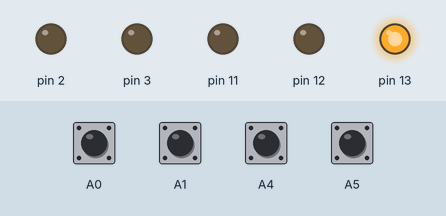
Recording of a sketch running on a simulated Arduino Uno, built with avr-gcc and run on an emulated ATmega328P. Parts: output pins drawn as LEDs (lit = HIGH). Dashed ring = blinking. The inputs (shaded band) are chosen by the test bench; at power-on: A0, A1, A4, A5 HIGH.

Above: at 0.05 s.
At 1.2 s:
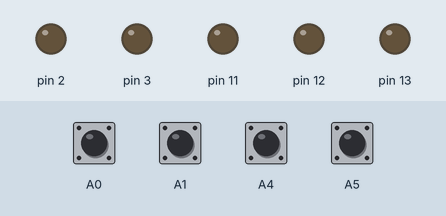
1.3 s: A0 pulled LOW for 1 s
At 2.35 s:
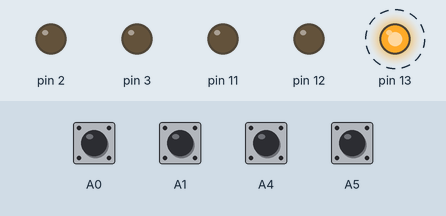
Timing chart, 0 to 4.3 s (numbered marks = the images above; inputs shaded):
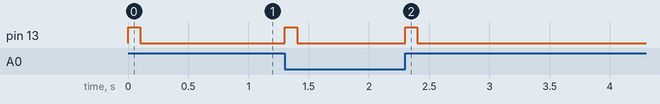

Measured:
- after the input at 1.3 s, pin 13: alternates HIGH for 0.10 s and LOW for 0.90 s, 4 changes in all, then stays LOW, starting at once

The sketch:

dual_rotary_decoder.ino
```cpp
#include "decoder_foo.h"
#include "decoder_bar.h"

blinker_t state_change_blinker;

ab_reader_t foo_input;
rotation_pulser_t foo_output;
decoder_foo_t foo_decoder;

ab_reader_t bar_input;
rotation_pulser_t bar_output;
decoder_bar_t bar_decoder;

void setup() {
  state_change_blinker.setup(13, 100, 100); // LED is connected to pin 13. Blink for 100ms on state change.

  foo_input.setup(A0, A1); // Inputs connected to A0 & A1.
  foo_output.setup(11, 12, 50, 100); // Output connected to pins 11 & 12. Sends pulses of 50ms, with minimum 100ms between each pulse.
  foo_decoder.setup(foo_input, foo_output, state_change_blinker);

  bar_input.setup(A4, A5); // Inputs connected to A4 & A5.
  bar_output.setup(2, 3, 50, 100); // Output connected to pins 2 & 3. Sends pulses of 50ms, with minimum 100ms between each pulse.
  bar_decoder.setup(bar_input, bar_output, state_change_blinker);
}

void loop() {
  state_change_blinker.update();
  foo_decoder.update();
  bar_decoder.update();
}
```

ab_reader.h
```cpp
#pragma once
#include "debouncer.h"

static const unsigned SIGNAL_0 = 0;
static const unsigned SIGNAL_A = 1;
static const unsigned SIGNAL_B = 2;
static const unsigned SIGNAL_AB = SIGNAL_A | SIGNAL_B;
static const unsigned SIGNAL_RESET = 5;

class ab_reader_t {
private:
  debouncer_t debouncer;
  unsigned pin_a;
  unsigned pin_b;

  unsigned read_raw() {
    unsigned ret = SIGNAL_0;
    if (digitalRead(this->pin_a)) {
      ret |= SIGNAL_A;
    }
    if (digitalRead(this->pin_b)) {
      ret |= SIGNAL_B;
    }
    return ret;
  }

public:
  void setup(unsigned pin_a, unsigned pin_b) {
    this->pin_a = pin_a;
    this->pin_b = pin_b;
    pinMode(this->pin_a, INPUT_PULLUP);
    pinMode(this->pin_b, INPUT_PULLUP);
    this->debouncer.setup(SIGNAL_RESET, 1);
  }

  unsigned read() {
    unsigned raw_signal = this->read_raw();
    return this->debouncer.update(raw_signal);
  }
};
```

blinker.h
```cpp
#pragma once

class blinker_t {
private:
  unsigned pin;
  unsigned long pulse_width;
  unsigned long pause_width;

  enum {
    STATE_OFF,
    STATE_PULSE,
    STATE_PAUSE,
  } state;
  unsigned long state_from;
public:
  void setup(unsigned pin, unsigned long pulse_width, unsigned pause_width) {
    this->pin = pin;
    this->pulse_width = pulse_width;
    this->pause_width = pause_width;
    this->state = STATE_OFF;
    pinMode(this->pin, OUTPUT);
    digitalWrite(this->pin, 0);
  }

  void blink() {
    if (this->state != STATE_OFF) {
      // We are not ready to send another pulse -- still working on the previous.
      return;
    }
    this->state = STATE_PULSE;
    digitalWrite(this->pin, 1);
    this->state_from = millis();
  }

  void update() {
    unsigned long state_duration = millis() - this->state_from;
    if (this->state == STATE_PULSE && state_duration > this->pulse_width) {
      this->state = STATE_PAUSE;
      this->state_from = millis();
      digitalWrite(this->pin, 0);
    } else if (this->state == STATE_PAUSE && state_duration > this->pause_width) {
      this->state = STATE_OFF;
    }
  }
};
```

debouncer.h
```cpp
#pragma once

class debouncer_t {
private:
  unsigned next_signal;
  unsigned current_signal;
  unsigned long stable_since;
  unsigned long debounce_time;
public:
  void setup(unsigned init_signal, unsigned long debounce_time) {
    this->debounce_time = debounce_time;
    this->next_signal = this->current_signal = init_signal;
    this->stable_since = millis();
  }

  unsigned update(unsigned raw_signal) {
    unsigned long current_time = millis();
    if (raw_signal != this->next_signal) {
      // Signal has changed
      this->next_signal = raw_signal;
      this->stable_since = current_time;
    } else if (current_time - this->stable_since > debounce_time) {
      // Signal has been stable for the required period
      // Update the output signal.
      this->current_signal = this->next_signal;
      this->stable_since = current_time; // Reseting the stable timer ensures that we never overflow it.
    }
    return this->current_signal;
  }
};
```

decoder_bar.h
```cpp
#pragma once
#include "ab_reader.h"
#include "blinker.h"
#include "rotation_pulser.h"

/* This is a decoder for a rotary encoder that alternates between two states when it is rotated.
 * In order to determine the direction we look at which signal changes first. On clockwise rotation
 * signal "A" changes first:
 *
 *         ----------
 *  A      |        |
 *     -----        -------
 *
 *           ----------
 *  B        |        |
 *     -------        |----
 *
 * Signal:
 *      0   A  AB    B  0
 */
class decoder_bar_t {
private:
  ab_reader_t *reader;
  rotation_pulser_t *pulser;
  blinker_t *state_change_blinker;

  enum decoder_state_t {
    RESET,
    X,
    X_CLOCKWISE,
    X_COUNTERCLOCKWISE,
    Y,
    Y_CLOCKWISE,
    Y_COUNTERCLOCKWISE,
  } current_state;

public:
  void setup(ab_reader_t &reader, rotation_pulser_t &pulser, blinker_t &state_change_blinker) {
    this->reader = &reader;
    this->pulser = &pulser;
    this->state_change_blinker = &state_change_blinker;
    this->current_state = RESET;
  }
  void update() {
    this->pulser->update();
    unsigned new_signal = this->reader->read();
    decoder_state_t prev_state = this->current_state;
    switch (this->current_state) {
      case RESET:
        // State at reset. We don't know what position the encoder is in, so wait for a stable signal from it.
        if (new_signal == SIGNAL_0) {
          this->current_state = X;
        } else if (new_signal == SIGNAL_AB) {
          this->current_state = Y;
        }
        break;
      case X:
        if (new_signal == SIGNAL_A) {
          this->current_state = X_CLOCKWISE;
        } else if (new_signal == SIGNAL_B) {
          this->current_state = X_COUNTERCLOCKWISE;
        } else if (new_signal == SIGNAL_AB) {
          this->current_state = Y; // We missed a signal, but don't know which direction we turned.
        }
        break;
      case X_CLOCKWISE:
        if (new_signal == SIGNAL_AB) {
          this->current_state = Y;
          this->pulser->pulse_clockwise();
        } else if (new_signal == SIGNAL_0) {
          this->current_state = X;
        }
        break;
      case X_COUNTERCLOCKWISE:
        if (new_signal == SIGNAL_AB) {
          this->current_state = Y;
          this->pulser->pulse_counterclockwise();
        } else if (new_signal == SIGNAL_0) {
          this->current_state = X;
        }
        break;
      case Y:
        if (new_signal == SIGNAL_B) {
          this->current_state = Y_CLOCKWISE;
        } else if (new_signal == SIGNAL_A) {
          this->current_state = Y_COUNTERCLOCKWISE;
        } else if (new_signal == SIGNAL_0) {
          this->current_state = X; // We missed a signal, but don't know which direction we turned.
        }
        break;
      case Y_CLOCKWISE:
        if (new_signal == SIGNAL_0) {
          this->current_state = X;
          this->pulser->pulse_clockwise();
        } else if (new_signal == SIGNAL_AB) {
          this->current_state = Y;
        }
        break;
      case Y_COUNTERCLOCKWISE:
        if (new_signal == SIGNAL_0) {
          this->current_state = X;
          this->pulser->pulse_counterclockwise();
        } else if (new_signal == SIGNAL_AB) {
          this->current_state = Y;
        }
        break;
    }
    if (prev_state != this->current_state) {
      this->state_change_blinker->blink();
    }
  }
};
```

decoder_foo.h
```cpp
#pragma once
#include "ab_reader.h"
#include "blinker.h"
#include "rotation_pulser.h"

/* This is a decoder for a rotary encoder that has the following pattern for each tick rotated clockwise:
 * (A is the pin to the left, B is the pin to the right. The middle pin is connected to ground.)
 *
 *     -----    --------------
 *  A      |    |
 *         ------
 *
 *     -----         ---------
 *  B      |         |
 *         -----------
 *
 * Signal:
 *     AB    0    B     AB
 */
class decoder_foo_t {
private:
  ab_reader_t *reader;
  rotation_pulser_t *pulser;
  blinker_t *state_change_blinker;

  enum decoder_state_t {
    RESET,
    NEUTRAL,
    MOVING_CLOCKWISE_1,
    MOVING_CLOCKWISE_2,
    MOVING_COUNTERCLOCKWISE_1,
    MOVING_COUNTERCLOCKWISE_2,
  } current_state;

public:
  void setup(ab_reader_t &reader, rotation_pulser_t &pulser, blinker_t &state_change_blinker) {
    this->reader = &reader;
    this->pulser = &pulser;
    this->state_change_blinker = &state_change_blinker;
    this->current_state = RESET;
  }
  void update() {
    this->pulser->update();
    unsigned new_signal = this->reader->read();
    decoder_state_t prev_state = this->current_state;
    switch (this->current_state) {
      case RESET:
        // State at reset. Waiting for the neutral signal
        if (new_signal == SIGNAL_AB) {
          this->current_state = NEUTRAL;
        }
        break;
      case NEUTRAL:
        // The neutral state, where we wait for the user to start turning the button.
        if (new_signal == SIGNAL_0) {
          this->current_state = MOVING_CLOCKWISE_1;
        } else if (new_signal == SIGNAL_B) {
          this->current_state = MOVING_COUNTERCLOCKWISE_1;
        }
        break;
      case MOVING_CLOCKWISE_1:
        if (new_signal == SIGNAL_B) {
          this->current_state = MOVING_CLOCKWISE_2;
        } else if (new_signal == SIGNAL_AB) {
          this->current_state = NEUTRAL;
        }
        break;
      case MOVING_CLOCKWISE_2:
        if (new_signal == SIGNAL_AB) {
          this->current_state = NEUTRAL;
          this->pulser->pulse_clockwise();
        } else if (new_signal == SIGNAL_0) {
          this->current_state = MOVING_CLOCKWISE_1;
        }
        break;
      case MOVING_COUNTERCLOCKWISE_1:
        if (new_signal == SIGNAL_0) {
          this->current_state = MOVING_COUNTERCLOCKWISE_2;
        } else if (new_signal == SIGNAL_AB) {
          this->current_state = NEUTRAL;
        }
        break;
      case MOVING_COUNTERCLOCKWISE_2:
        if (new_signal == SIGNAL_AB) {
          this->current_state = NEUTRAL;
          this->pulser->pulse_counterclockwise();
        } else if (new_signal == SIGNAL_B) {
          this->current_state = MOVING_COUNTERCLOCKWISE_1;
        }
        break;
    }
    if (prev_state != this->current_state) {
      this->state_change_blinker->blink();
    }
  }
};
```

rotation_pulser.h
```cpp
#pragma once

class rotation_pulser_t {
private:
  unsigned pin_clockwise;
  unsigned pin_counterclockwise;
  unsigned long pulse_width;
  unsigned long pause_width;

  enum {
    STATE_OFF,
    STATE_PULSE_CLOCKWISE,
    STATE_PULSE_COUNTERCLOCKWISE,
    STATE_PAUSE,
  } state;
  unsigned long state_from;
public:
  void setup(unsigned pin_clockwise, unsigned pin_counterclockwise, unsigned long pulse_width, unsigned pause_width) {
    this->pin_clockwise = pin_clockwise;
    this->pin_counterclockwise = pin_counterclockwise;
    this->pulse_width = pulse_width;
    this->pause_width = pause_width;
    this->state = STATE_OFF;
    pinMode(this->pin_clockwise, OUTPUT);
    digitalWrite(this->pin_clockwise, 0);
    pinMode(this->pin_counterclockwise, OUTPUT);
    digitalWrite(this->pin_counterclockwise, 0);
  }

  void pulse_clockwise() {
    if (this->state != STATE_OFF) {
      // We are not ready to send another pulse -- still working on the previous.
      return;
    }
    this->state = STATE_PULSE_CLOCKWISE;
    digitalWrite(this->pin_clockwise, 1);
    this->state_from = millis();
  }

  void pulse_counterclockwise() {
    if (this->state != STATE_OFF) {
      // We are not ready to send another pulse -- still working on the previous.
      return;
    }
    this->state = STATE_PULSE_COUNTERCLOCKWISE;
    digitalWrite(this->pin_counterclockwise, 1);
    this->state_from = millis();
  }

  void update() {
    unsigned long state_duration = millis() - this->state_from;
    if (this->state == STATE_PULSE_CLOCKWISE && state_duration > this->pulse_width) {
      this->state = STATE_PAUSE;
      this->state_from = millis();
      digitalWrite(this->pin_clockwise, 0);
    } else if (this->state == STATE_PULSE_COUNTERCLOCKWISE && state_duration > this->pulse_width) {
      this->state = STATE_PAUSE;
      this->state_from = millis();
      digitalWrite(this->pin_counterclockwise, 0);
    } else if (this->state == STATE_PAUSE && state_duration > this->pause_width) {
      this->state = STATE_OFF;
    }
  }
};
```
